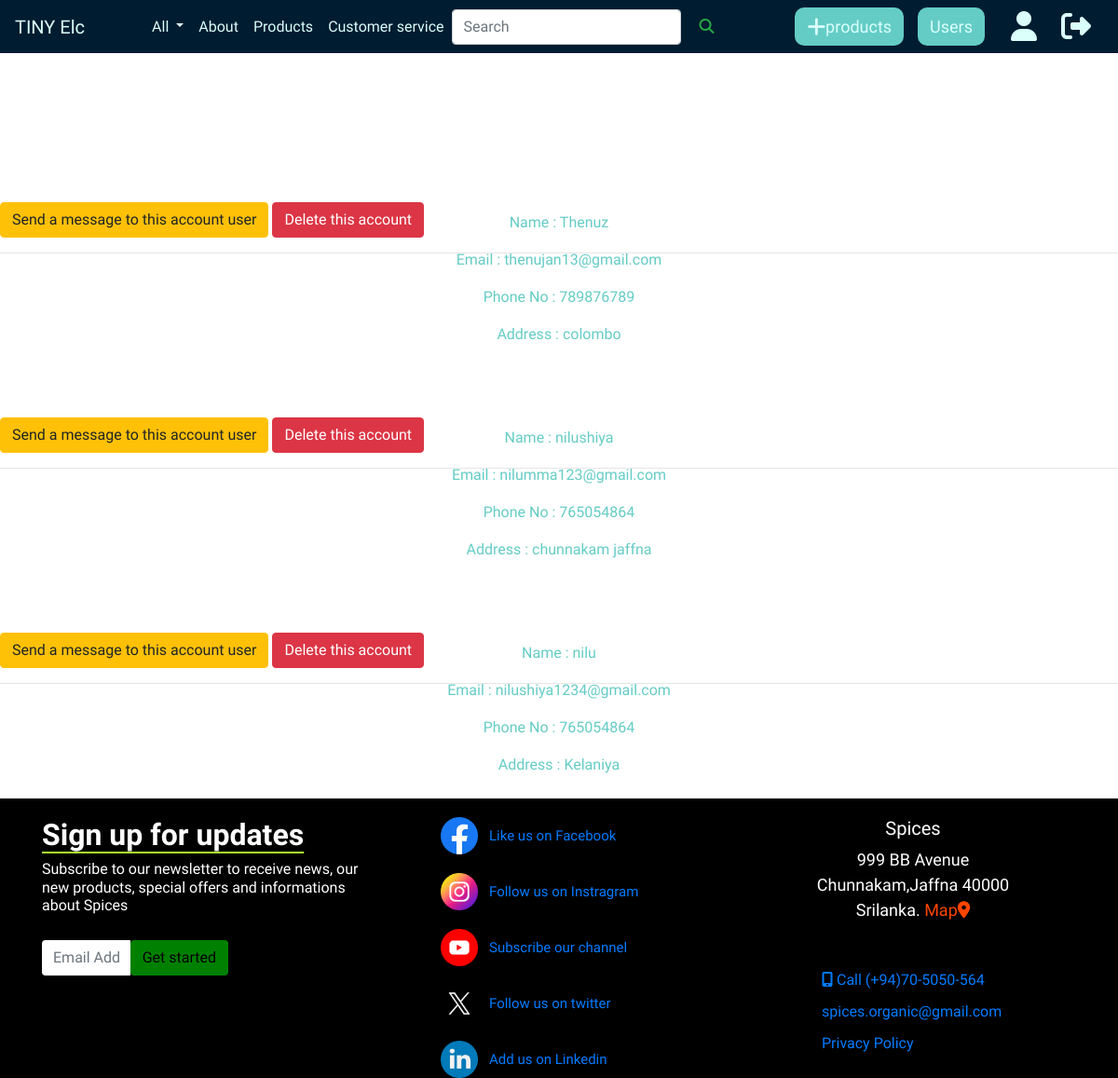
Screenshot of /adminPages/usersDetails.php with the database file from the repository.
### tables this page shows
CREATE TABLE `userdetails` (
  `id` int(10) NOT NULL,
  `name` varchar(225) NOT NULL,
  `mail` varchar(225) NOT NULL,
  `phoneno` int(25) NOT NULL,
  `password` varchar(25) NOT NULL,
  `address` varchar(225) NOT NULL,
  `status` varchar(10) NOT NULL DEFAULT 'Active'
);

### adminPages/usersDetails.php (the view, shortened to what this page needs)
<?php
    include '../connection.php' ;
    $sqlUserTable = "select * from userdetails";
    $resultUserTable = mysqli_query($connection, $sqlUserTable);
?>
<!DOCTYPE html>
<html lang="en">
<head>
<link rel="stylesheet" href="https://cdn.jsdelivr.net/npm/bootstrap@4.0.0/dist/css/bootstrap.min.css">
<link rel="stylesheet" href="https://cdnjs.cloudflare.com/ajax/libs/font-awesome/6.4.2/css/all.min.css" />
<link rel="stylesheet" href="../style/index.css">
<link rel="stylesheet" href="../style/navbarstyle.css">
</head>
<body>
<nav class="navbar navbar-expand-lg" id="navbar">
    <a class="navbar-brand " href="#">TINY Elc</a>
    <div class="collapse navbar-collapse ml-5" id="navbarNav">
        <ul class="navbar-nav">
        <li class="nav-item">
            <a class="nav-link dropdown-toggle" href="#" id="navbarDropdownMenuLink" data-toggle="dropdown" aria-haspopup="true" aria-expanded="false">
                All
            </a>
        </li>
        <li class="nav-item">
            <a class="nav-link" href="../aboutpage.php">About</a>
        </li>
        <li class="nav-item">
            <a class="nav-link" href="adminProductPage.php">Products</a>
        </li>
        <li class="nav-item">
            <a class="nav-link" href="../contactpage.php" >Customer service</a>
        </li>
        </ul>
        <form class="form-inline" id="search">
        <input class="form-control mr-sm-2" type="search" placeholder="Search" aria-label="Search">
        <button class="btn btn-outline-success my-2 my-sm-0" type="submit"><i class="fa-solid fa-magnifying-glass"></i></button>
        </form>
        <form class="form-inline" id="account">
        <a class="btn" type="button" id="login" href="../superAdminPages\productAddPage.php"><i class="fa-solid fa-plus fa-lg"></i>products</a>
        <a class="btn" type="button" id="login" href="../superAdminPages\productAddPage.php"></i>Users</a>
        <a class="btn" href="adminDetails.php" type="button" id="user"><i class="fa-solid fa-user fa-2xl"></i></a>
        <a href="../logout.php" class="btn" id="logout" type="button"><i class="fa-solid fa-right-from-bracket fa-2xl"></i></a>
        </form>
    </div>
    </nav>
    <section>
        <div class="userDetails">
            <?php
                while($rowUserTable = mysqli_fetch_assoc($resultUserTable)){
                    $userName = $rowUserTable['name'];
                    $mail = $rowUserTable['mail'];
                    $phoneNo = $rowUserTable['phoneno'];
                    $address = $rowUserTable['address'];
                    $userId = $rowUserTable['id'];
                ?>
                <div class="details">
                    <div class="paras">
                        <p>Name : <?php echo $userName ?></p>
                        <p>Email : <?php echo $mail ?></p>
                        <p>Phone No : <?php echo $phoneNo ?></p>
                        <p>Address : <?php echo $address ?></p>
                    </div>
                    <div class="btns">
                        <a href="" class="btn btn-warning">Send a message to this account user</a>
                        <a href="usersDetails.php?deleteId=<?php echo $userId ?>;" class="btn btn-danger" >Delete this account</a>
                    </div>
                    <hr>
                </div>
                <?php } ?>
        </div>
    </section>
    <div id="footer">
    <div class="container footbox">
        <div class="row">
            <div class="col-lg-4 col-md-12 col-12" id="footleft">
                <h2>Sign up for updates</h2>
                <h6>Subscribe to our newsletter to receive news, our new products, special offers and informations about Spices</h6>
                <div class="input-group">
                    <input type="text" placeholder="Email Address" class="form-control">
                    <button class="btn">Get started</button>
                </div>
            </div>
            <div class="col-lg-4 col-md-6 col-6" id="social">
                <a href="" class="text-decoration-none text-reset px-lg-5 px-md-2"><img src="ìmages\facebook.png" alt="facebook-logo"><span>Like us on Facebook</span></i></a>
                <a href="" class="text-decoration-none text-reset px-lg-5 px-md-2 "><img src="ìmages\instagram.png" alt="instragram-logo"><span>Follow us on Instragram</span></i></a>
                <a href="" class="text-decoration-none text-reset px-lg-5 px-md-2"><img src="ìmages\youtube.png" alt="youtube-logo"><span>Subscribe our channel</span></a>
                <a href="" class="text-decoration-none text-reset px-lg-5 px-md-2"><img src="ìmages\twitter.png" alt="twitter-logo"><span>Follow us on twitter</span></a>
                <a href="" class="text-decoration-none text-reset px-lg-5 px-md-2"><img src="ìmages\linkedin.png" alt="linkedin-logo"><span>Add us on Linkedin</span></a>
            </div>
            <div class="col-lg-4 col-md-6 col-6" id="footright">
                <h5>Spices</h5>
                <div>
                    <address class="px-sm-5">999 BB Avenue<br>
                            Chunnakam,Jaffna 40000<br>
                            Srilanka.<a href="Map.html" id="map" class="text-decoration-none text-reset">  Map<i class="fa-solid fa-location-dot"></i></a><br>
                    </address>
                    <div id="con-us">
                        <a href="tel:0705050564" class="text-decoration-none text-reset"><i class="fa-solid fa-mobile-screen-button"></i> Call (+94)70-5050-564</a>
                    </div>
                    <div id="con-us">
                        <a href="mailto:spices.organic@gmail.com" class="text-decoration-none text-reset">spices.organic@gmail.com</a>
                    </div>
                    <div id="con-us">
                        <a href="#" class="text-decoration-none text-reset">Privacy Policy</a>
                    </div>
                </div>
            </div>
        </div>
    </div>
    </div>
</body>
</html>

### style/index.css (style rules this page uses)
body { margin: 0; padding: 0; font-family: 'Preahvihear', sans-serif; }
section { width: 100%; min-height: 100vh; }
#home h1,p { color: #64CCC5; text-align: center; position: relative; top: 170px; }
.details:after { content: ""; display: table; clear: both; }
#footer { background: black; color: #fff; }
#footleft { margin-top: 20px; }
#footleft h2 { font-weight: 600; text-decoration: underline 1.5px greenyellow; text-underline-position: under; }
#footleft .input-group { padding-top: 20px; padding-right: 150px; border: none; outline: none; }
#footleft button { background-color: green; }
#footleft input { border: none; }
#footright { margin-top: 20px; text-align:center; }
#footright { display: flex; flex-direction: column; }
#footright address { font-size:18px; margin-bottom: 40px; }
#footright address a { color: orangered; }
#con-us { padding-left: 22%; padding-top: 10px; text-align: start; }
#social { text-align: center; }
.footbox { align-self: start; }
#social a { display: flex; margin-top: 20px; }
#social a img { width: 40px; height:40px; transition: .6s; }
#social a span { font-size: 15px; margin-top: 9px; margin-left:12px; }

### style/navbarstyle.css (style rules this page uses)
body { margin: 0; padding: 0; font-family: 'Preahvihear', sans-serif; }
#navbar { display: flex; background-color: #001C30; }
#navbar a { color:#DAFFFB; }
#navbar #search button { background: transparent; border: none; }
#navbar #account { flex: 1; justify-content: end; }
#navbar #account #login { margin-right: 15px; background-color: #64CCC5; font-size: 18px; font-weight: 500; border-radius: 10px; }
#navbar #account #user { background: none; color: #DAFFFB; transition: transform 1s; }

### rows the page displays
userdetails: name "Thenuz", mail "thenujan13@gmail.com", phoneno "789876789", address "colombo"
userdetails: name "nilushiya", mail "nilumma123@gmail.com", phoneno "765054864", address "chunnakam jaffna"
userdetails: name "nilu", mail "nilushiya1234@gmail.com", phoneno "765054864", address "Kelaniya"
